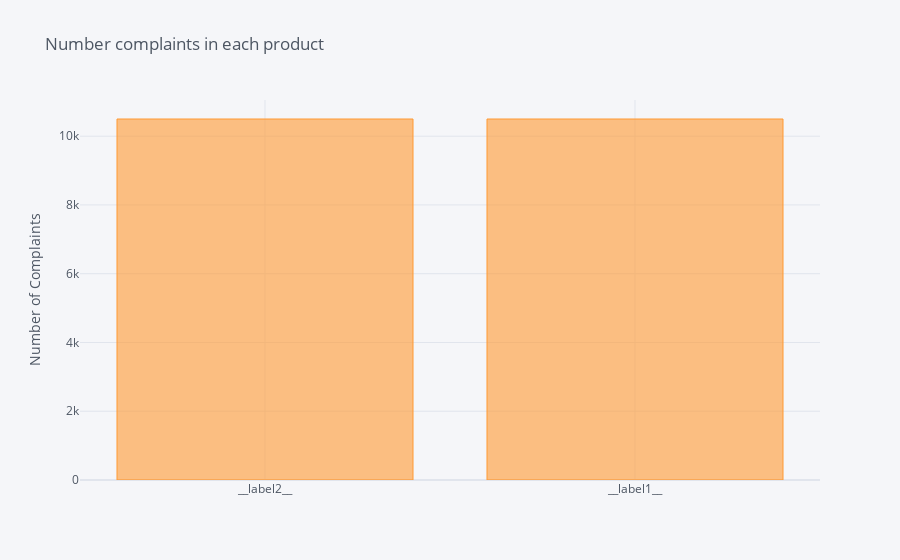

Notebook cell for this chart:
### Code cell
df['LABEL'].value_counts().sort_values(ascending=False).iplot(kind='bar', yTitle='Number of Complaints', 
                                                                title='Number complaints in each product')

### Figure 1 — Plotly figure (JSON) as saved in the notebook; plotly's stock layout.template omitted (floating-point values rounded to 4 significant figures)
{"data": [{"name": "LABEL", "text": "", "y": [10500, 10500], "marker": {"color": "rgba(255, 153, 51, 0.6)", "line": {"color": "rgba(255, 153, 51, 1.0)", "width": 1}}, "x": ["__label2__", "__label1__"], "type": "bar", "orientation": "v"}], "layout": {"title": {"text": "Number complaints in each product", "font": {"color": "#4D5663"}}, "paper_bgcolor": "#F5F6F9", "plot_bgcolor": "#F5F6F9", "yaxis": {"tickfont": {"color": "#4D5663"}, "zerolinecolor": "#E1E5ED", "title": {"text": "Number of Complaints", "font": {"color": "#4D5663"}}, "gridcolor": "#E1E5ED", "showgrid": true}, "xaxis": {"tickfont": {"color": "#4D5663"}, "zerolinecolor": "#E1E5ED", "title": {"text": "", "font": {"color": "#4D5663"}}, "gridcolor": "#E1E5ED", "showgrid": true}, "legend": {"bgcolor": "#F5F6F9", "font": {"color": "#4D5663"}}}}
